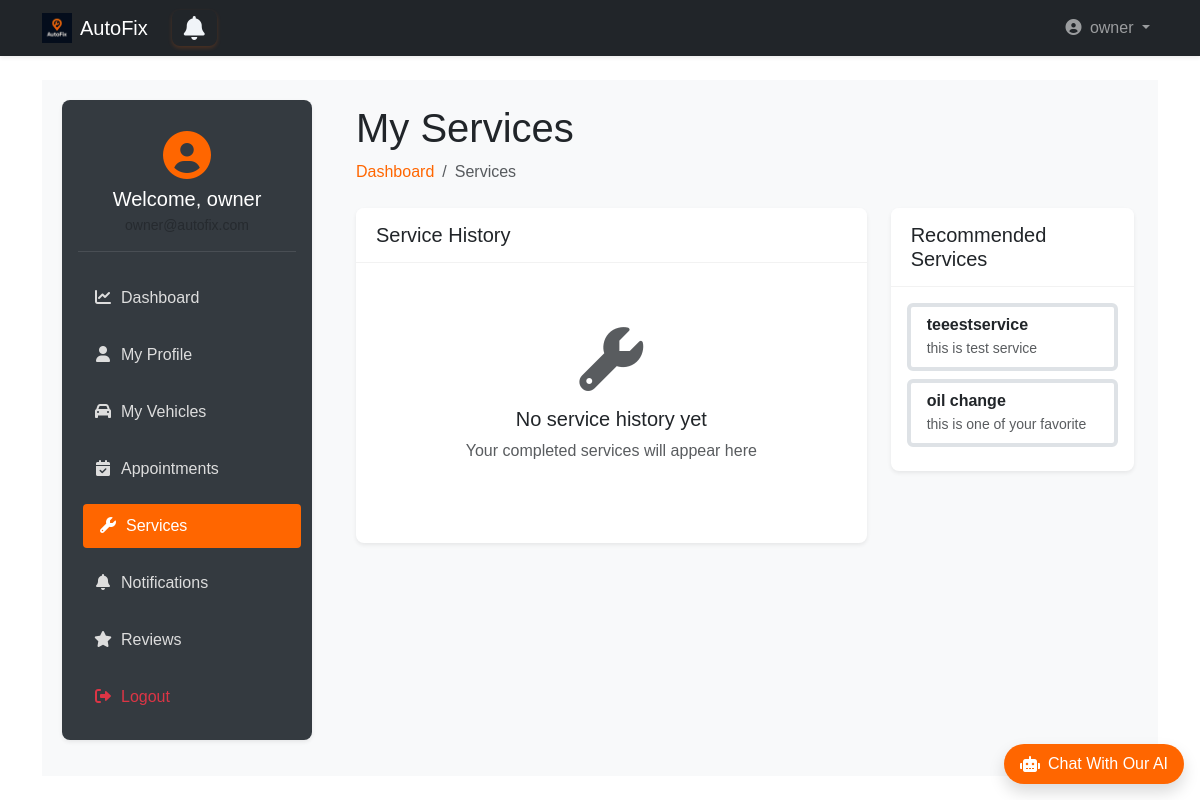
The page /user_dashboard/user/services (signed in) on the database its author committed.
### accounts/models.py (models this page shows, shortened)
class User(AbstractUser):
    username = None
    email = models.EmailField(unique=True)
    phone = models.CharField(max_length=15, unique=True, blank=True)
    is_workshop_owner = models.BooleanField(default=False)
    address = models.ForeignKey(Address, on_delete=models.SET_NULL, null=True, blank=True)
    objects = UserManager()
    USERNAME_FIELD = 'email'
    REQUIRED_FIELDS = ['first_name', 'last_name']  # names required for registration
    def get_short_name(self):
        return self.first_name

### workshops/models.py (models this page shows, shortened)
class Service(models.Model):
    workshop = models.ForeignKey(Workshop, on_delete=models.CASCADE, related_name='services')
    name = models.CharField(max_length=255)
    price = models.DecimalField(max_digits=10, decimal_places=2)
    description = models.TextField(blank=True)
    duration = models.PositiveIntegerField(help_text="Duration in minutes")

### user_dashboard/views.py (the view)
# urls.py: path('user/services', views.services, name='services'),
def services(request):
    if not request.user.is_authenticated and not ( request.user.is_workshop_owner or request.user.is_superuser ):
        return redirect('landing:main')
    current_user = User.objects.get(id = request.user.id)
    region = getattr(request.user.address, 'region', None)
    completed_bookings = Booking.objects.filter(user=request.user, status='completed').select_related('workshop', 'service')
    recomended_service = Service.objects.filter(
        workshop__address__region__iexact=region
        )[:3]
    if recomended_service.exists():
        recomended_service = recomended_service
    else:
        top_rated_services = (
            Service.objects.annotate(avg_rating=Avg('review__rating'))
            .order_by('-avg_rating')[:3]
        )
        recomended_service = top_rated_services
    context = {
        'bookings_service_history': completed_bookings,
        'recomended_services':recomended_service
    }
    return render(request, 'user_dashboard/services.html', context)

### templates/user_dashboard/services.html (shortened to what this page needs)
{% extends 'base2.html' %}
{% load static bootstrap5 %}
{% block extra_css %}
<link rel="stylesheet" href="{% static 'css/user_dashboard.css' %}">
{% endblock %}
{% block content %}
<div class="wrapper d-flex">
    <aside class="sidebar p-3 shadow-sm">
        <div class="user-profile mb-4 text-center">
            <div class="avatar mb-2">
                <i class="fas fa-user-circle fa-3x"></i>
            </div>
            <h5 class="welcome mb-1">Welcome, {{ user.get_short_name }}</h5>
            <small class="text-muted">{{ user.email }}</small>
        </div>
        <nav class="menu d-flex flex-column gap-2">
            <a href="{% url 'user_dashboard:dashboard' %}">
                <i class="fas fa-chart-line me-2"></i>Dashboard
            </a>
            <a href="{% url 'user_dashboard:profile' %}">
                <i class="fas fa-user me-2"></i>My Profile
            </a>
            <a href="{% url 'user_dashboard:vehicles' %}">
                <i class="fas fa-car me-2"></i>My Vehicles
            </a>
            <a href="{% url 'user_dashboard:appointments' %}">
                <i class="fas fa-calendar-check me-2"></i>Appointments
            </a>
            <a href="{% url 'user_dashboard:services' %}" class="active-link">
                <i class="fas fa-wrench me-2"></i>Services
            </a>
            <a href="{% url 'user_dashboard:notifications' %}">
                <i class="fas fa-bell me-2"></i>Notifications
            </a>
            <a href="{% url 'user_dashboard:reviews' %}">
                <i class="fas fa-star me-2"></i>Reviews
            </a>
            <a href="{% url 'accounts:logout' %}" class="text-danger">
                <i class="fas fa-sign-out-alt me-2"></i>Logout
            </a>
        </nav>
    </aside>
    <main class="main-content flex-grow-1 p-4">
        <div class="dashboard-header mb-4">
            <h1>My Services</h1>
            <nav aria-label="breadcrumb">
                <ol class="breadcrumb">
                    <li class="breadcrumb-item"><a class="text-decoration-none" style="color: #ff6600;"
                        href="{% url 'user_dashboard:dashboard' %}">Dashboard</a></li>
                    <li class="breadcrumb-item active" aria-current="page">Services</li>
                </ol>
            </nav>
        </div>
        <div class="row">
            <div class="col-lg-8">
                <div class="card shadow-sm mb-4">
                    <div class="card-header bg-white">
                        <h5 class="mb-0">Service History</h5>
                    </div>
                    <div class="card-body">
                        {% if bookings_service_history %}
                            <div class="table-responsive">
                                <table class="table table-striped">
                                    <thead>
                                        <tr>
                                            <th>Date</th>
                                            <th>Service</th>
                                            <th>Workshop</th>
                                            <th>Vehicle</th>
                                            <th>Cost</th>
                                            <th>Actions</th>
                                        </tr>
                                    </thead>
                                    <tbody>
                                        {% for bookings_service in bookings_service_history %}
                                        <tr>
                                            <td >{{ bookings_service.appointment_date|date:"M d, Y" }}</td>
                                            <td>{{ bookings_service.service.name }}</td>
                                            <td>{{ bookings_service.workshop.name }}</td>
                                            <td>{{ bookings_service.car.make }} {{ bookings_service.car.model }}</td>
                                            <td>${{ bookings_service.service.price }}</td>
                                            <td>
                                                <button class="btn btn-sm btn-outline-primary view-service-details" data-id="{{ bookings_service.service.id }}">Details</button>
                                               <div class="modal fade" id="serviceDetailModal" tabindex="-1" aria-hidden="true">
                                                   <div class="modal-dialog modal-lg">
                                                     <div class="modal-content">
                                                       <div class="modal-header">
                                                         <h5 class="modal-title">Service Details</h5>
                                                         <button type="button" class="btn-close" data-bs-dismiss="modal" aria-label="Close"></button>
                                                       </div>
                                                       <div class="modal-body" id="serviceDetailBody">
                                                       </div>
                                                     </div>
                                                   </div>
                                               </div>
                                            </td>
                                        </tr>
                                        {% endfor %}
                                    </tbody>
                                </table>
                            </div>
                        {% else %}
                            <div class="text-center py-5">
                                <i class="fas fa-wrench fa-4x text-muted mb-3"></i>
                                <h5>No service history yet</h5>
                                <p class="text-muted">Your completed services will appear here</p>
                            </div>
                        {% endif %}
                    </div>
                </div>
            </div>
            <div class="col-lg-4">
                <div class="card shadow-sm mb-4">
                    <div class="card-header bg-white">
                        <h5 class="mb-0">Recommended Services</h5>
                    </div>
                    <div class="card-body">
                        {% if recomended_services %}
                           <div class="list-group">
                               {% for service in recomended_services %}
                               <div class="list-group-item border-start border-4 mb-2 rounded">
                                   <div class="d-flex flex-column">
                                       <h6 class="mb-1 fw-semibold text-dark">{{ service.name }}</h6>
                                       <small class="text-muted">{{ service.description }}</small>
                                   </div>
                               </div>
                               {% endfor %}
                           </div>
                        {% else %}
                           <div class="text-center py-4 text-muted">
                               <i class="fas fa-info-circle fa-2x mb-2"></i>
                               <p>No recommended services at the moment.</p>
                           </div>
                        {% endif %}
                    </div>
                </div>
            </div>
        </div>
    </main>
</div>
{% endblock %}

### templates/base2.html (shortened to what this page needs)
{% load static bootstrap5 %}
{% bootstrap_css %}
<!DOCTYPE html>
<html lang="en" dir="{% if LANGUAGE_CODE == 'ar' %}rtl{% else %}ltr{% endif %}">
<head>
    <link rel="stylesheet" href="https://cdnjs.cloudflare.com/ajax/libs/font-awesome/6.4.0/css/all.min.css">
    <link rel="stylesheet" href="{% static 'css/style.css' %}">
    <link rel="stylesheet" href="{% static 'css/ai_style.css' %}">
    {% block extra_css %}
    {% endblock %}
</head>
<body class="d-flex flex-column min-vh-100">
<nav class="navbar navbar-expand-lg navbar-dark bg-dark shadow-sm">
    <div class="container">
        <a class="navbar-brand d-flex align-items-center gap-2" href="{% if user.is_authenticated %}{% url 'landing:dashboard' %}{% else %}{% url 'landing:main' %}{% endif %}">
            <img src="{% static 'img/dark_logo.png' %}" alt="AutoFix" width="30" height="30">
            AutoFix
        </a>
        <a {% if request.user.is_workshop_owner %} href="{% url 'owner_dashboard:notifications' %}"
            {% elif request.user.is_superuser %} href="{% url 'admin_dashboard:notifications' %}"
            {% else %} href="{% url 'user_dashboard:notifications' %}" {% endif %}
            id="notifications-btn" class="btn btn-outline-primary position-relative mx-2">
             <i class="fa fa-bell"></i>
       </a>
        <div class="collapse navbar-collapse" id="navbarMain">
            <ul class="navbar-nav ms-auto">
                {% if user.is_authenticated %}
                    <li class="nav-item dropdown">
                        <a class="nav-link dropdown-toggle" href="#" role="button" data-bs-toggle="dropdown">
                            <i class="fas fa-user-circle me-1"></i> {{ user.get_short_name }}
                        </a>
                    </li>
                {% endif %}
            </ul>
        </div>
    </div>
</nav>
<main class="flex-grow-1 py-4">
    <div class="container">
        {% block content %}
        {% endblock %}
    </div>
</main>
<div id="chat-container" class="position-fixed bottom-0 end-0 mb-3 me-3" style="z-index: 1000;">
    <div id="chat-bubble" class="bg-orange text-white rounded-pill shadow cursor-pointer d-flex align-items-center">
        <div class="d-flex align-items-center px-3 py-2">
            <i class="fas fa-robot me-2"></i>
            <p class="mb-0 fw-medium">Chat With Our AI</p>
        </div>
    </div>
</div>
<link rel="stylesheet" href="https://cdnjs.cloudflare.com/ajax/libs/font-awesome/6.0.0/css/all.min.css">
</body>
</html>

### static/css/style.css (style rules this page uses)
* { margin: 0; padding: 0; box-sizing: border-box; }
body, html { width: 100%; height: 100%; font-family: sans-serif; }
.wrapper { display: flex; height: 100%; }
.sidebar { width: 250px; background: #0d1b2a; color: #e0e1dd; display: flex; flex-direction: column; transition: width 0.3s; }
.menu { list-style: none; flex-grow: 1; }
#notifications-btn { background: none; border: none; font-size: 24px; cursor: pointer; position: relative; }
#notifications-btn .fa-bell { color: #f0f4f8; transition: color 0.3s; }

### static/css/ai_style.css (style rules this page uses)
.bg-orange { background-color: #ff6600 !important; }

### static/css/user_dashboard.css (style rules this page uses)
.wrapper { display: flex; min-height: 80vh; background-color: #f8f9fa; }
.sidebar { width: 250px; background-color: #343a40; color: #fff; border-radius: 8px; position: sticky; top: 20px; height: fit-content; margin: 20px; box-shadow: 0 2px 10px rgba(0, 0, 0, 0.08); }
.sidebar .menu a { color: #ddd; padding: 10px 15px; display: block; border-radius: 4px; transition: all 0.3s; text-decoration: none; margin-bottom: 5px; }
.sidebar .menu a:hover, .sidebar .menu .active-link { background-color: #ff6600; color: #fff; transform: translateX(5px); }
.sidebar .menu a i { width: 20px; text-align: center; }
.main-content { flex-grow: 1; padding: 20px; }
.user-profile { padding: 15px 0; border-bottom: 1px solid rgba(255,255,255,0.1); text-align: center; }
.user-profile .avatar { color: #ff6600; }
.user-profile .welcome { margin-bottom: 5px; font-weight: 500; }
.card { border: none; border-radius: 8px; box-shadow: 0 2px 10px rgba(0, 0, 0, 0.08); transition: all 0.3s; margin-bottom: 20px; }
.card-header { background-color: white; border-bottom: 1px solid rgba(0,0,0,0.05); padding: 15px 20px; border-radius: 8px 8px 0 0 !important; }
.btn { border-radius: 8px; font-weight: 500; transition: all 0.3s ease-in-out; }
.btn.btn-outline-primary { border: 2px solid #ff6600; color: #ff6600; background-color: transparent; box-shadow: 0 2px 4px rgba(255, 102, 0, 0.2); }
.bg-white { background-color: white !important; }

### rows shown on the page
User: get_short_name "owner"
Service: name "teeestservice", description "this is test service"
Service: name "oil change", description "this is one of your favorite"
